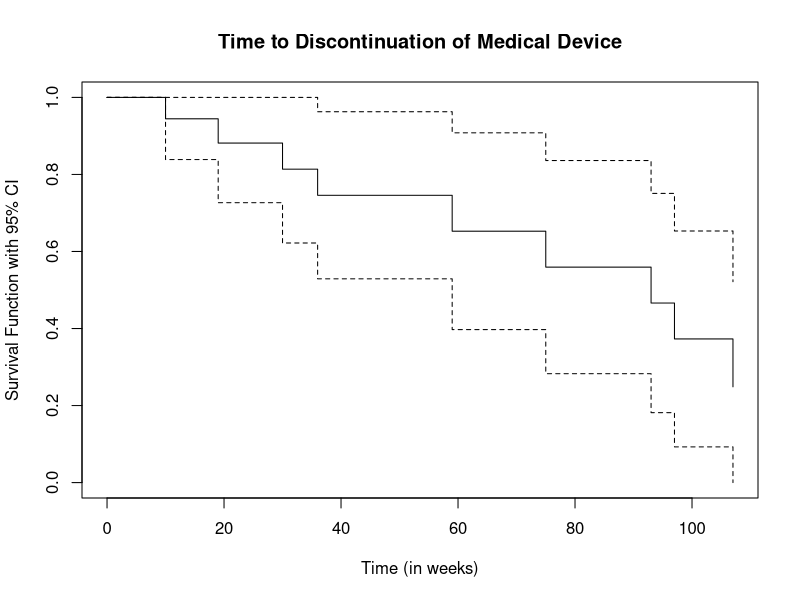
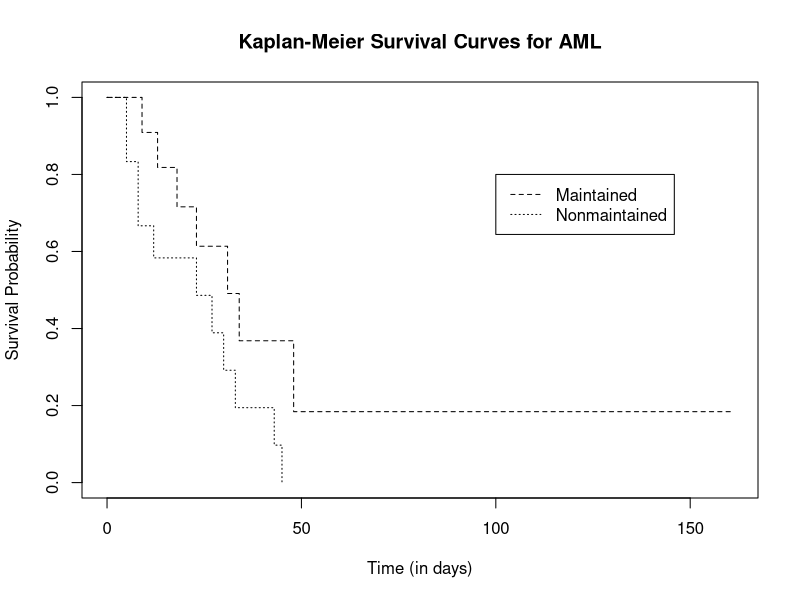
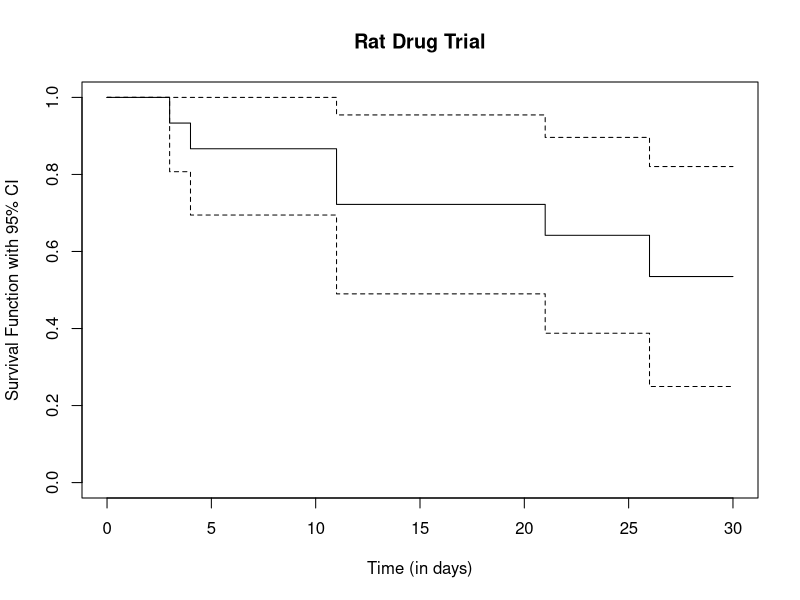

Reproduce these figures in R, in order.
## ---- chunk 1
library(survival)

# Time to discontinuation (in weeks)
Time <- c(10,13,18,19,23,30,36,38,54,56,59,75,93,97,104,107,107,107)

# Censoring indicator (1 = event occurred, 0 = censored)
Censor <- c(1,0,0,1,0,1,1,0,0,0,1,1,1,1,0,1,0,0)

# Create a survival object
Surv(Time, Censor)
## ---- chunk 2
# Fit the Kaplan-Meier survival curve
KM.Surv <- survfit(Surv(Time, Censor) ~ 1, conf.type = "plain")

# Summary of the survival object
summary(KM.Surv)
## ---- chunk 3
plot(KM.Surv, main = "Time to Discontinuation of Medical Device",
     xlab = "Time (in weeks)", ylab = "Survival Function with 95% CI")
## ---- chunk 4
# Load the aml dataset
library(survival)
aml
attach(aml)

# Create a survival object
Surv(time, status)
## ---- chunk 5
# Fit the Kaplan-Meier survival curve by group (x)
fit <- survfit(Surv(time, status) ~ x, data = aml)

# Summary of the survival object
summary(fit)
## ---- chunk 6

plot(fit, lty = 2:3, main = "Kaplan-Meier Survival Curves for AML",
     xlab = "Time (in days)", ylab = "Survival Probability")

# Add legend
legend(100, 0.8, c("Maintained", "Nonmaintained"), lty = 2:3)
## ---- chunk 7
# Time to event (in days)
Time <- c(3,4,6,11,11,17,21,24,25,26,30,30,30,30,30)

# Censoring indicator (1 = event occurred, 0 = censored)
Censor <- c(1,1,0,1,1,0,1,0,0,1,0,0,0,0,0)

# Ensure lengths match
length(Time) == length(Censor)

# Create a survival object
Surv(Time, Censor)
## ---- chunk 8
# Fit the Kaplan-Meier survival curve
KM.Surv <- survfit(Surv(Time, Censor) ~ 1, conf.type = "plain")

# Summary of the survival object
summary(KM.Surv)
## ---- chunk 9
plot(KM.Surv, main = "Rat Drug Trial",
     xlab = "Time (in days)", ylab = "Survival Function with 95% CI")
